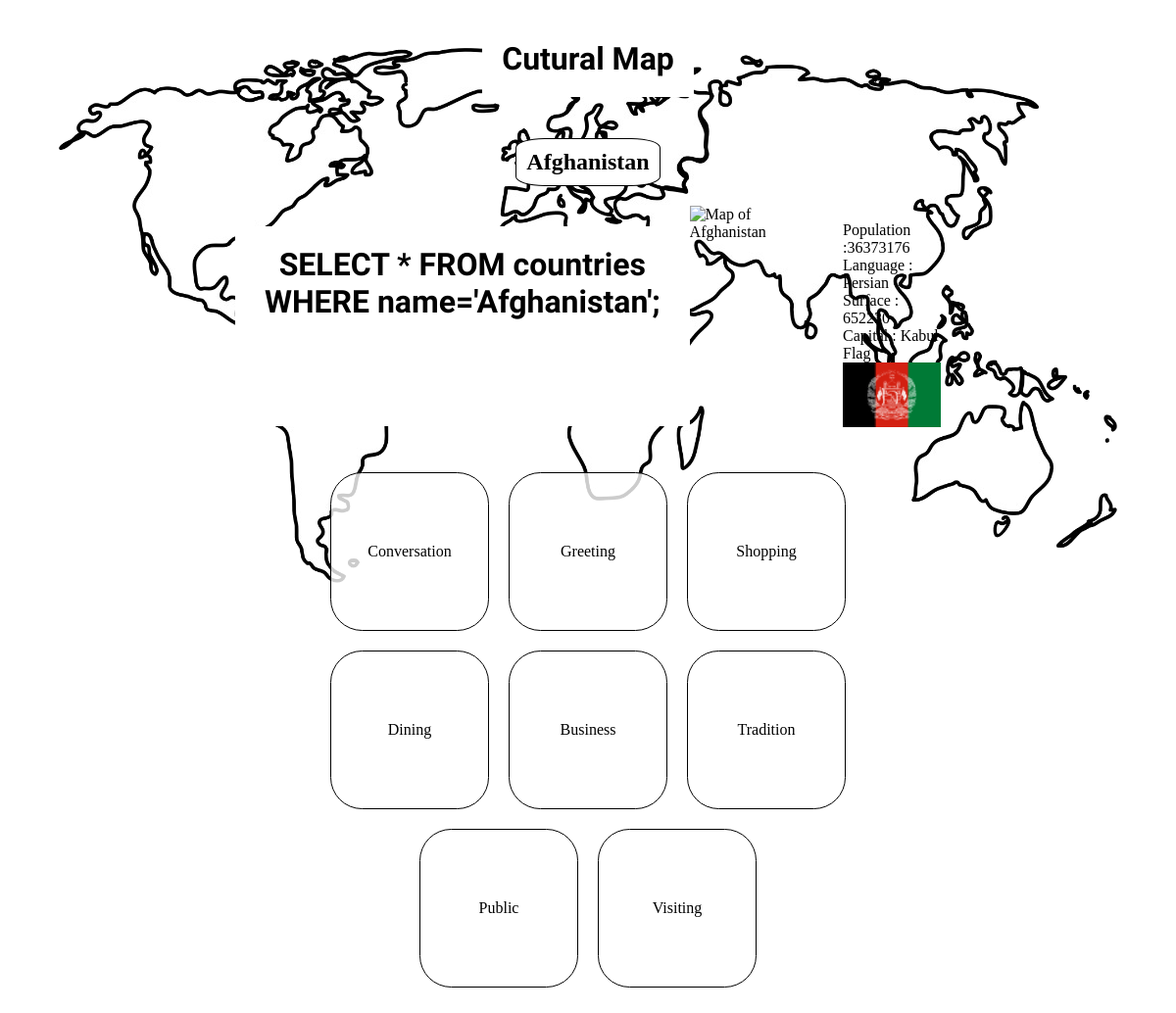
Page /country.php?name=Afghanistan on the committed database.
### tables this page shows
CREATE TABLE `countries` (
  `country_id` int(11) AUTO_INCREMENT PRIMARY KEY NOT NULL ,
  `name` varchar(52) NOT NULL,
  `capital` varchar(30) DEFAULT NULL,
  `hab_name` varchar(41) DEFAULT NULL,
  `area` varchar(10) DEFAULT NULL,
  `nb_hab` varchar(10) DEFAULT NULL,
  `currency` varchar(39) DEFAULT NULL,
  `language` varchar(26) DEFAULT NULL
);

### country.php (the view, shortened to what this page needs)
<?php
    include_once 'includes/dbh.php';
?>
<!DOCTYPE html>
<html lang="en">
<head>
    <link rel="stylesheet" href="styles/styles.css">
</head>
<body>
    <div id="wrapper">
        <h1>Cutural Map</h1>
        <?php
        echo "<h2>" . $_GET['name'] . "</h2>";
        echo "<div id=\"wrapperCountry\">";
        $nameWithoutSpace = preg_replace('/\s+/', '', $_GET['name']);
        ?>
        <?php
        $sql = "SELECT * FROM countries WHERE name='" . $_GET['name'] . "';";
        echo "<h1>".$sql."</h1>";
        $result = mysqli_query($conn, $sql);
        $resultCheck = mysqli_num_rows($result);
        if ($resultCheck > 0) {
            echo "<div id=\"map\"> <img width=\"100%\" src=\"img/maps/map" . $_GET['name'] . ".png\" alt=\"Map of " . $_GET['name'] . "\"></div>";
            echo "<div class=\"country\"> <ul>";
            while ($row = mysqli_fetch_assoc($result)) {
                echo "<li>Population :" . $row['nb_hab'] . "</li>";
                echo "<li>Language : " . $row['language'] . "</li>";
                echo "<li>Surface : " . $row['area'] . "</li>";
                echo "<li>Capital : " . $row['capital'] . "</li>";
                echo "<li>Flag : <img width=\"100px\" src=\"img/w80/flag" . $nameWithoutSpace . ".png\" alt=\"Flag of " . $_GET['name'] . "\"></li>";
            }
            echo "</ul></div></div>";
        }
        ?>
        <ul id="chooseCountry">
            <a href="#">
                <li id="country">Conversation</li>
            </a>
            <a href="#">
                <li id="country">Greeting</li>
            </a>
            <a href="#">
                <li id="country">Shopping</li>
            </a>
            <a href="../tinder.html">
                <li id="country">Dining</li>
            </a>
            <a href="#">
                <li id="country">Business</li>
            </a>
            <a href="#">
                <li id="country">Tradition</li>
            </a>
            <a href="#">
                <li id="country">Public</li>
            </a>
            <a href="#">
                <li id="country">Visiting</li>
            </a>
        </ul>
    </div>
</body>
</html>

### styles/styles.css (style rules this page uses)
body { margin: 0px; padding: 0px; background-attachment: fixed; background-image: url(../img/maps/mapWorld3.png); background-size: 90%; background-repeat: no-repeat; background-position-x: center; background-position-y: 10%; }
h1 { padding: 20px; text-align: center; font-family: 'Mansalva', cursive; background-color: white; }
h2 { text-align: center; background-color: white; border: 1px black solid; border-radius: 20%; padding: 10px; }
a { text-decoration: none; color: black; margin: 10px; }
#wrapperCountry { display: flex; flex-direction: row; justify-content: space-around; width: 60%; }
#wrapper { display: flex; flex-direction: column ; justify-content: center; align-items: center; }
#map { width: 30%; height: 20%; }
#chooseCountry { text-align: center; display: flex; flex-direction: row; flex-wrap: wrap; width: 60%; justify-content: center; padding: 0; }
#country { width: 20vh; height: 20vh; border: 1px solid black; border-radius: 20% ; background-color: rgba(255, 255, 255,0.8); display: table-cell; vertical-align: middle; }
ul { list-style: none; }

### rows in the picture
countries: nb_hab "36373176", language "Persian", area "652230", capital "Kabul"

### other values in the picture
$_GET['name'] "Afghanistan"
$sql "SELECT * FROM countries WHERE name='Afghanistan';"
